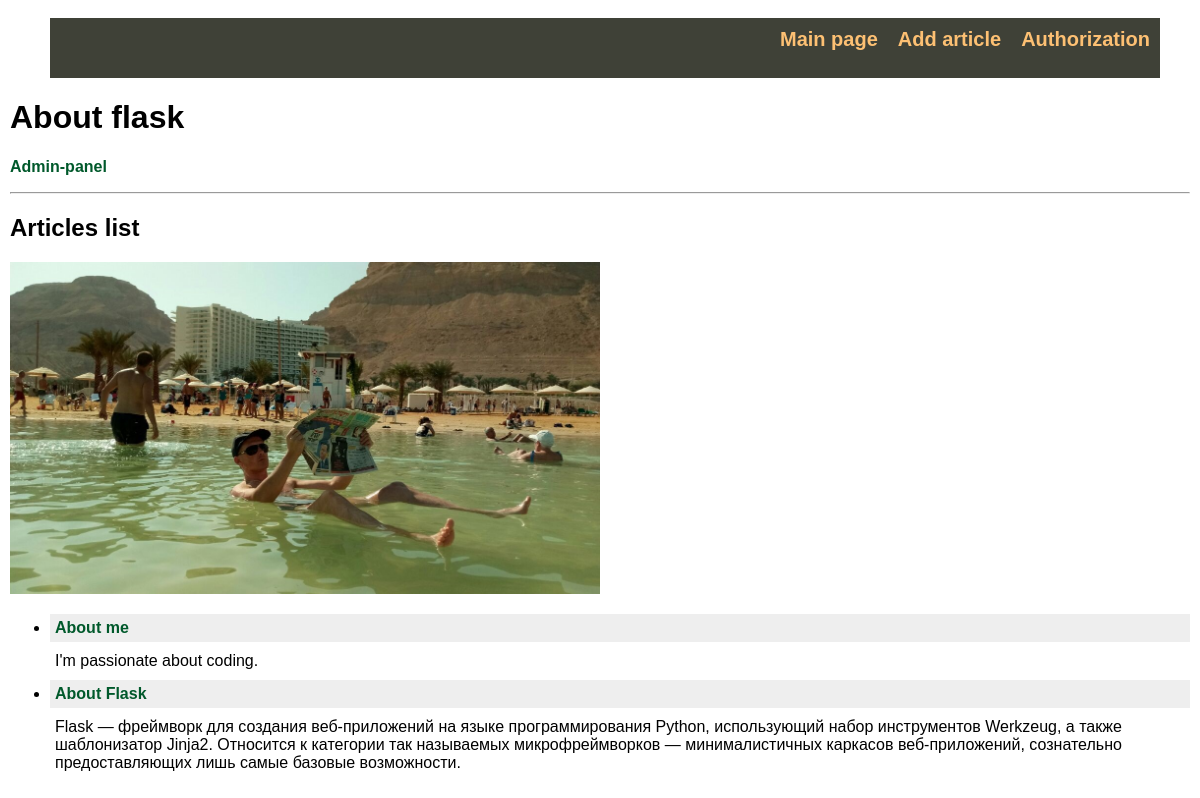
The page / on the database its author committed.
### tables this page shows
CREATE TABLE mainmenu (
id integer PRIMARY KEY AUTOINCREMENT,
title text NOT NULL,
url text NOT NULL
);

CREATE TABLE posts (
id integer PRIMARY KEY AUTOINCREMENT,
title text NOT NULL,
text text NOT NULL,
url text NOT NULL,
time integer NOT NULL
);

### flask_site.py (the view)
@app.route('/')
def index():
    return render_template('index.html', menu=dbase.get_menu(), posts=dbase.get_posts_announce())

### FDataBase.py (called while the page is built)
    def get_menu(self):
        sql = """SELECT * FROM mainmenu"""
        try:
            self.__cursor.execute(sql)
            result = self.__cursor.fetchall()
            if result:
                return result
        except:
            print("Error while reading from database.")
        return []

    def get_posts_announce(self):
        try:
            query = f"SELECT id, title, text, url FROM posts ORDER BY time DESC"
            self.__cursor.execute(query)
            result = self.__cursor.fetchall()
            if result:
                return result
        except sqlite3.Error as e:
            print(f"Error while getting article from bd: {e}")
        return []

### flask_site.py (called while the page is built)
def connect_db():
    conn = sqlite3.connect(app.config['DATABASE'])
    conn.row_factory = sqlite3.Row
    return conn

def get_db():
    if not hasattr(g, 'link_db'):
        g.link_db = connect_db()                        # g - global variable of app context
    return g.link_db

@app.before_request
def before_request():
    global dbase
    db = get_db()
    dbase = FDataBase(db)

### templates/index.html
{% extends 'base.html' %}
{% block content %}
{{ super() }}
<p><a href="{{ url_for('admin.index') }}">Admin-panel</a></p>
<hr>
<h2>Articles list</h2>
<img src="static/images/dead_sea2.jpg">
<ul class="list-posts">
    {% for p in posts %}
    <li>
        <p class="title"><a href="{{ url_for('show_post', alias=p.url) }}">{{ p.title }}</a></p>
        <p class="announce">{{ p.text[:1000] | striptags }}</p>
    </li>
    {% endfor %}
</ul>
{% endblock %}

### templates/base.html (shortened to what this page needs)
<!DOCTYPE html>
<html lang="en">
<head>
    <link type="text/css" href="{{ url_for('static', filename='css/style.css') }}" rel="stylesheet">
</head>
<body>
    {% block content -%}
        {% block mainmenu %}
            <ul class="mainmenu">
                {% for item in menu %}
                    <li><a href="{{ item.url }}">{{ item.title }}</a></li>
                {% endfor %}
            </ul>
        {% endblock %}
    <div class="content">
            {% if title %}
                <h1>{{ title }}</h1>
            {% else %}
                <h1>About flask</h1>
            {% endif %}
        {% endblock %}
    </div>
</body>
</html>

### static/css/style.css (style rules this page uses)
html, body { font-family: 'Arial'; margin: 0; padding: 0; height: 100%; width: 100%; }
a { color: #00592b; text-decoration: none; font-weight: bold; }
ul.mainmenu { list-style: none; background: #3F4137; height: 60px; margin: 0; padding: 0; color: #fdc073; font-size: 20px; overflow; hidden; }
ul.mainmenu { display: flex; margin: 18px 40px 0 50px; justify-content: right; }
ul.mainmenu li { padding: 10px; }
ul.mainmenu li a { color: #fdc073; text-decoration: none; }
img { width: 50%; height: auto; }
div.content { margin: 10px; }
ul.list-posts .title { margin: 0; padding: 5px; background: #eee; }
ul.list-posts .announce { margin: 0; padding: 10px 5px 10px 5px; }

### rows shown on the page
mainmenu: title "Main page"
mainmenu: title "Add article"
mainmenu: title "Authorization"
posts: title "About me", text "I'm passionate about coding."
posts: title "About Flask", text "Flask — фреймворк для создания веб-приложений на языке программирования Python, использующий набор инструментов Werkzeug, а также шаблонизатор Jinja2. Относится к категории так называемых микрофреймворков — минималистичных каркасов веб-приложений, сознательно предоставляющих лишь самые базовые возможности."
